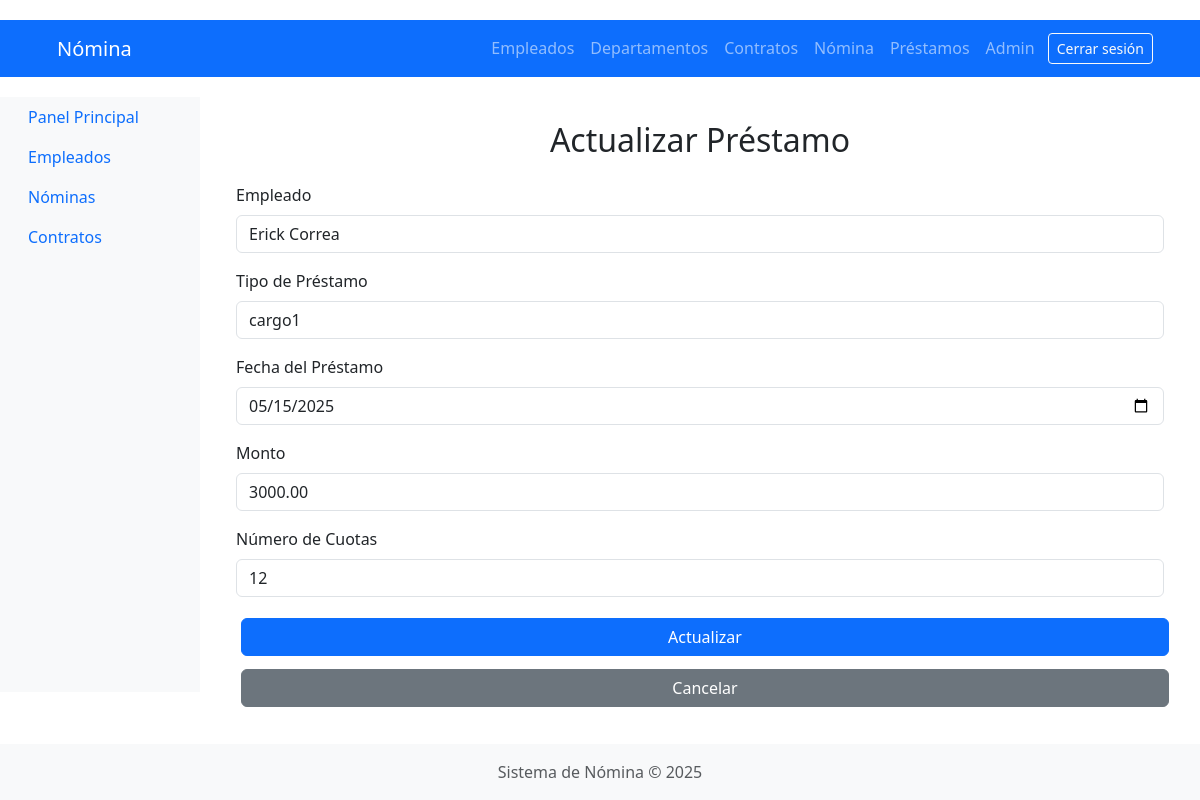
Page /loans/editar/3/ (signed in) on the committed database.
### loans/models.py (models this page shows, shortened)
class Prestamo(models.Model):
    empleado = models.ForeignKey(Empleado, on_delete=models.CASCADE)
    tipo_prestamo = models.ForeignKey(TipoPrestamo, on_delete=models.CASCADE)
    fecha_prestamo = models.DateField()
    monto = models.DecimalField(max_digits=10, decimal_places=2)
    interes = models.DecimalField(max_digits=10, decimal_places=2, editable=False)
    monto_pagar = models.DecimalField(max_digits=10, decimal_places=2, editable=False)
    numero_cuotas = models.PositiveIntegerField(default=1)
    cuota_mensual = models.DecimalField(max_digits=10, decimal_places=2, editable=False)
    saldo = models.DecimalField(max_digits=10, decimal_places=2, editable=False)

### loans/views.py (the view)
# urls.py: path('editar/<int:pk>/', views.actualizar_prestamo, name='actualizar_prestamo'),
@login_required
def actualizar_prestamo(request, pk):
    prestamo = get_object_or_404(Prestamo, pk=pk)
    if request.method == 'POST':
        form = PrestamoForm(request.POST, instance=prestamo)
        if form.is_valid():
            form.save()
            return redirect('listar_prestamos')
    else:
        form = PrestamoForm(instance=prestamo)
    return render(request, 'loans/prestamo_form.html', {'form': form})

### loans/forms.py
class PrestamoForm(forms.ModelForm):
    class Meta:
        model = Prestamo
        fields = ['empleado', 'tipo_prestamo', 'fecha_prestamo', 'monto', 'numero_cuotas']
        labels = {
            'empleado': 'Empleado',
            'tipo_prestamo': 'Tipo de Préstamo',
            'fecha_prestamo': 'Fecha del Préstamo',
            'monto': 'Monto',
            'numero_cuotas': 'Número de Cuotas',
        }
        widgets = {
            'fecha_prestamo': forms.DateInput(attrs={'type': 'date', 'class': 'form-control'}),
            'monto': forms.NumberInput(attrs={'class': 'form-control'}),
            'numero_cuotas': forms.NumberInput(attrs={'class': 'form-control'}),
        }

### employees/models.py (called while the page is built)
    def __str__(self):
        return f"{self.nombre} {self.apellido}"

### loans/models.py (called while the page is built)
    def __str__(self):
        return self.descripcion

### loans/templatetags/form_filters.py (called while the page is built)
@register.filter(name='add_class')
def add_class(field, css_class):
    return field.as_widget(attrs={"class": css_class})

### templates/loans/prestamo_form.html (shortened to what this page needs)
{% extends 'base.html' %}
{% load static %}
{% load form_filters %}
{% block content %}
<div class="container mt-4">
    <h2 class="mb-4 text-center">{% if form.instance.pk %}Actualizar Préstamo{% else %}Crear Préstamo{% endif %}</h2>
    <form method="POST" novalidate>
        <div class="mb-3">
            <label for="id_empleado" class="form-label">Empleado</label>
            {{ form.empleado|add_class:"form-control" }}
        </div>
        <div class="mb-3">
            <label for="id_tipo_prestamo" class="form-label">Tipo de Préstamo</label>
            {{ form.tipo_prestamo|add_class:"form-control" }}
        </div>
        <div class="mb-3">
            <label for="id_fecha_prestamo" class="form-label">Fecha del Préstamo</label>
            {{ form.fecha_prestamo|add_class:"form-control" }}
        </div>
        <div class="mb-3">
            <label for="id_monto" class="form-label">Monto</label>
            {{ form.monto|add_class:"form-control" }}
        </div>
        <div class="mb-3">
            <label for="id_numero_cuotas" class="form-label">Número de Cuotas</label>
            {{ form.numero_cuotas|add_class:"form-control" }}
        </div>
        <button type="submit" class="btn btn-primary w-100">
            {% if form.instance.pk %}Actualizar{% else %}Crear{% endif %}
        </button>
        <a href="{% url 'listar_prestamos' %}" class="btn btn-secondary w-100 mt-2">Cancelar</a>
    </form>
</div>
{% endblock %}

### static/css/styles.css (style rules this page uses)
body { font-family: 'Arial', sans-serif; margin: 0; padding: 0; background-color: #f4f4f4; }
.container { width: 80%; margin: auto; overflow: hidden; }
h1, h2, h3 { color: #35424a; }
.btn { display: inline-block; padding: 10px 15px; margin: 5px; border: none; border-radius: 5px; cursor: pointer; }
.btn-primary { background: #35424a; color: #ffffff; }

### rows in the picture
Prestamo: empleado "Erick Correa", tipo_prestamo "cargo1", fecha_prestamo "05/15/2025", monto "3000.00", numero_cuotas "12"

### other values in the picture
{{ year|default:2025 }} "2025"
